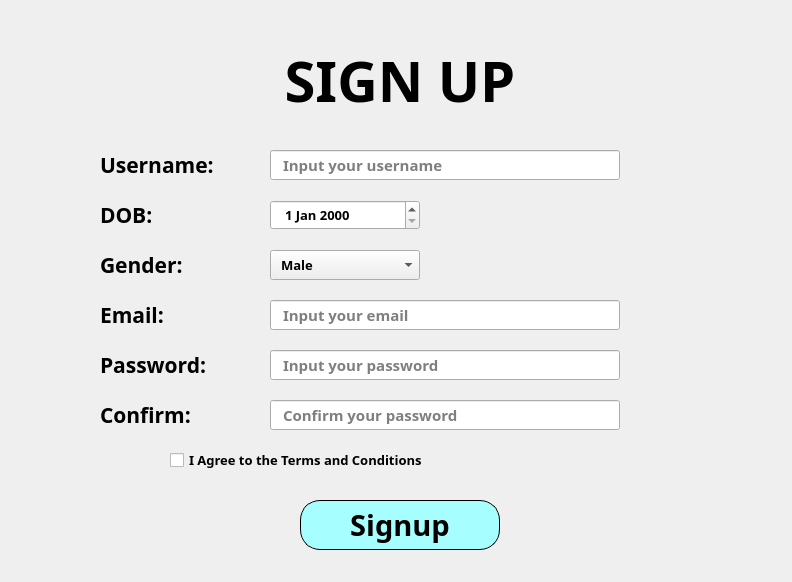
<?xml version="1.0" encoding="UTF-8"?>
<ui version="4.0">
 <class>MainWindow</class>
 <widget class="QMainWindow" name="MainWindow">
  <property name="geometry">
   <rect>
    <x>0</x>
    <y>0</y>
    <width>792</width>
    <height>582</height>
   </rect>
  </property>
  <property name="windowTitle">
   <string>MainWindow</string>
  </property>
  <property name="styleSheet">
   <string notr="true"/>
  </property>
  <widget class="QWidget" name="centralwidget">
   <widget class="QLabel" name="label">
    <property name="geometry">
     <rect>
      <x>250</x>
      <y>40</y>
      <width>300</width>
      <height>80</height>
     </rect>
    </property>
    <property name="font">
     <font>
      <family>Nunito Sans Normal ExtraBold</family>
      <pointsize>42</pointsize>
      <weight>75</weight>
      <bold>true</bold>
     </font>
    </property>
    <property name="text">
     <string>SIGN UP</string>
    </property>
    <property name="alignment">
     <set>Qt::AlignCenter</set>
    </property>
   </widget>
   <widget class="QLabel" name="label_2">
    <property name="geometry">
     <rect>
      <x>100</x>
      <y>150</y>
      <width>150</width>
      <height>30</height>
     </rect>
    </property>
    <property name="font">
     <font>
      <family>Nunito Sans Normal</family>
      <pointsize>16</pointsize>
      <weight>75</weight>
      <bold>true</bold>
     </font>
    </property>
    <property name="text">
     <string>Username:</string>
    </property>
   </widget>
   <widget class="QLabel" name="label_3">
    <property name="geometry">
     <rect>
      <x>100</x>
      <y>400</y>
      <width>150</width>
      <height>30</height>
     </rect>
    </property>
    <property name="font">
     <font>
      <family>Nunito Sans Normal</family>
      <pointsize>16</pointsize>
      <weight>75</weight>
      <bold>true</bold>
     </font>
    </property>
    <property name="text">
     <string>Confirm:</string>
    </property>
   </widget>
   <widget class="QLabel" name="label_4">
    <property name="geometry">
     <rect>
      <x>100</x>
      <y>300</y>
      <width>150</width>
      <height>30</height>
     </rect>
    </property>
    <property name="font">
     <font>
      <family>Nunito Sans Normal</family>
      <pointsize>16</pointsize>
      <weight>75</weight>
      <bold>true</bold>
     </font>
    </property>
    <property name="text">
     <string>Email:</string>
    </property>
   </widget>
   <widget class="QLabel" name="label_5">
    <property name="geometry">
     <rect>
      <x>100</x>
      <y>350</y>
      <width>150</width>
      <height>30</height>
     </rect>
    </property>
    <property name="font">
     <font>
      <family>Nunito Sans Normal</family>
      <pointsize>16</pointsize>
      <weight>75</weight>
      <bold>true</bold>
     </font>
    </property>
    <property name="text">
     <string>Password:</string>
    </property>
   </widget>
   <widget class="QLabel" name="label_6">
    <property name="geometry">
     <rect>
      <x>100</x>
      <y>200</y>
      <width>150</width>
      <height>30</height>
     </rect>
    </property>
    <property name="font">
     <font>
      <family>Nunito Sans Normal</family>
      <pointsize>16</pointsize>
      <weight>75</weight>
      <bold>true</bold>
     </font>
    </property>
    <property name="text">
     <string>DOB:</string>
    </property>
   </widget>
   <widget class="QLabel" name="label_7">
    <property name="geometry">
     <rect>
      <x>100</x>
      <y>250</y>
      <width>150</width>
      <height>30</height>
     </rect>
    </property>
    <property name="font">
     <font>
      <family>Nunito Sans Normal</family>
      <pointsize>16</pointsize>
      <weight>75</weight>
      <bold>true</bold>
     </font>
    </property>
    <property name="text">
     <string>Gender:</string>
    </property>
   </widget>
   <widget class="QLineEdit" name="lineEdit_username">
    <property name="geometry">
     <rect>
      <x>270</x>
      <y>150</y>
      <width>350</width>
      <height>30</height>
     </rect>
    </property>
    <property name="font">
     <font>
      <family>Nunito Sans Normal</family>
      <pointsize>11</pointsize>
      <weight>75</weight>
      <bold>true</bold>
     </font>
    </property>
    <property name="styleSheet">
     <string notr="true">/* cách lề trái */
padding-left: 10px;</string>
    </property>
    <property name="placeholderText">
     <string>Input your username</string>
    </property>
   </widget>
   <widget class="QLineEdit" name="lineEdit_email">
    <property name="geometry">
     <rect>
      <x>270</x>
      <y>300</y>
      <width>350</width>
      <height>30</height>
     </rect>
    </property>
    <property name="font">
     <font>
      <family>Nunito Sans Normal</family>
      <pointsize>11</pointsize>
      <weight>75</weight>
      <bold>true</bold>
     </font>
    </property>
    <property name="styleSheet">
     <string notr="true">/* cách lề trái */
padding-left: 10px;</string>
    </property>
    <property name="placeholderText">
     <string>Input your email</string>
    </property>
   </widget>
   <widget class="QLineEdit" name="lineEdit_confirm">
    <property name="geometry">
     <rect>
      <x>270</x>
      <y>400</y>
      <width>350</width>
      <height>30</height>
     </rect>
    </property>
    <property name="font">
     <font>
      <family>Nunito Sans Normal</family>
      <pointsize>11</pointsize>
      <weight>75</weight>
      <bold>true</bold>
     </font>
    </property>
    <property name="styleSheet">
     <string notr="true">/* cách lề trái */
padding-left: 10px;</string>
    </property>
    <property name="echoMode">
     <enum>QLineEdit::Password</enum>
    </property>
    <property name="placeholderText">
     <string>Confirm your password</string>
    </property>
   </widget>
   <widget class="QLineEdit" name="lineEdit_password">
    <property name="geometry">
     <rect>
      <x>270</x>
      <y>350</y>
      <width>350</width>
      <height>30</height>
     </rect>
    </property>
    <property name="font">
     <font>
      <family>Nunito Sans Normal</family>
      <pointsize>11</pointsize>
      <weight>75</weight>
      <bold>true</bold>
     </font>
    </property>
    <property name="styleSheet">
     <string notr="true">/* cách lề trái */
padding-left: 10px;</string>
    </property>
    <property name="echoMode">
     <enum>QLineEdit::Password</enum>
    </property>
    <property name="placeholderText">
     <string>Input your password</string>
    </property>
   </widget>
   <widget class="QDateEdit" name="dateEdit">
    <property name="geometry">
     <rect>
      <x>270</x>
      <y>200</y>
      <width>150</width>
      <height>30</height>
     </rect>
    </property>
    <property name="font">
     <font>
      <family>Nunito Sans Normal</family>
      <pointsize>10</pointsize>
      <weight>75</weight>
      <bold>true</bold>
     </font>
    </property>
    <property name="styleSheet">
     <string notr="true">/* cách lề trái */
padding-left: 10px;</string>
    </property>
   </widget>
   <widget class="QComboBox" name="comboBox">
    <property name="geometry">
     <rect>
      <x>270</x>
      <y>250</y>
      <width>150</width>
      <height>30</height>
     </rect>
    </property>
    <property name="font">
     <font>
      <family>Nunito Sans Normal</family>
      <pointsize>10</pointsize>
      <weight>75</weight>
      <bold>true</bold>
     </font>
    </property>
    <property name="styleSheet">
     <string notr="true">/* cách lề trái */
padding-left: 10px;</string>
    </property>
    <item>
     <property name="text">
      <string>Male</string>
     </property>
    </item>
    <item>
     <property name="text">
      <string>Female</string>
     </property>
    </item>
    <item>
     <property name="text">
      <string>Others</string>
     </property>
    </item>
   </widget>
   <widget class="QCheckBox" name="checkBox">
    <property name="geometry">
     <rect>
      <x>170</x>
      <y>450</y>
      <width>301</width>
      <height>20</height>
     </rect>
    </property>
    <property name="font">
     <font>
      <family>Nunito Sans Normal</family>
      <pointsize>10</pointsize>
      <weight>75</weight>
      <bold>true</bold>
     </font>
    </property>
    <property name="text">
     <string>I Agree to the Terms and Conditions</string>
    </property>
   </widget>
   <widget class="QPushButton" name="pushButton_signup">
    <property name="geometry">
     <rect>
      <x>300</x>
      <y>500</y>
      <width>200</width>
      <height>50</height>
     </rect>
    </property>
    <property name="font">
     <font>
      <family>Nunito Sans Normal ExtraBold</family>
      <pointsize>22</pointsize>
      <weight>75</weight>
      <bold>true</bold>
     </font>
    </property>
    <property name="styleSheet">
     <string notr="true">/* Độ cong của viền */
border-radius: 20px;
/* Viền: kích thước - Kiểu - Màu */
border: 1px solid black;
/* Màu nền */
background: rgb(166, 254, 255);
/* Màu chữ */
color: black;</string>
    </property>
    <property name="text">
     <string>Signup</string>
    </property>
   </widget>
  </widget>
 </widget>
 <resources/>
 <connections/>
</ui>
